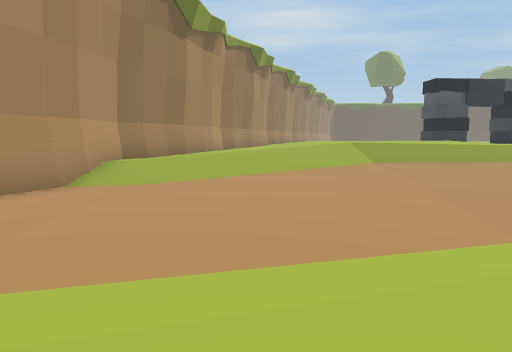
View 1 (above)

22 first-person views from a walk through a 3-D level made in the Unity game engine. The camera is 1.4 m above the floor, tilts 6° down and sees 70° across. The floor is counted in squares, 2 m on a side. Each view is taken from the middle of a square. On the plan, view 1 faces up. The plan holds only what a view shows up to about 11 squares ahead; the rest is blank. The place goes on beyond the plan. The player is left out.

View 2
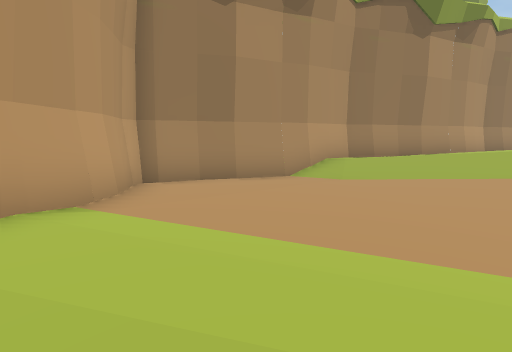

View 3
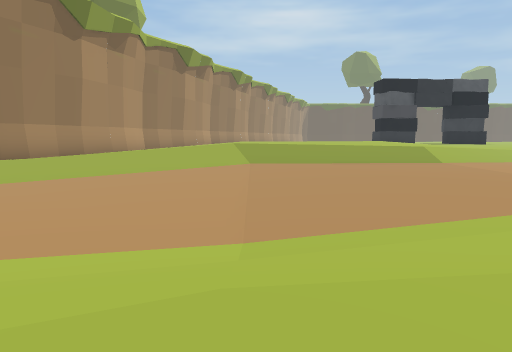

View 4
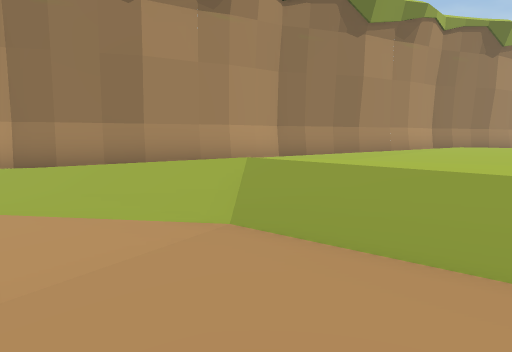

View 5
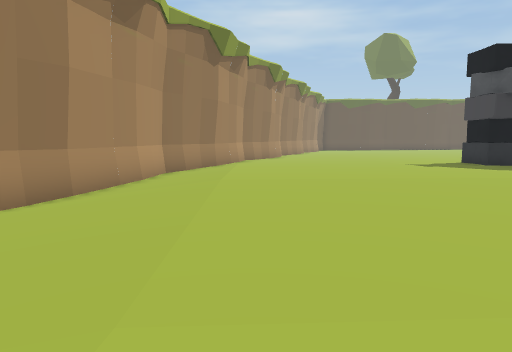

View 6
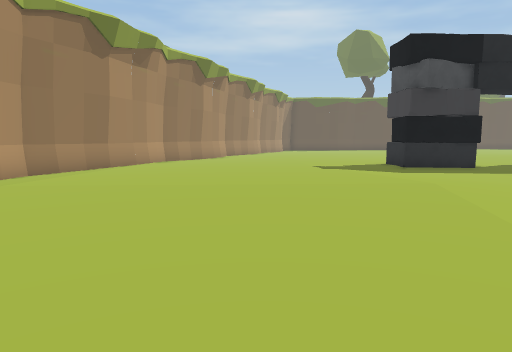

View 7
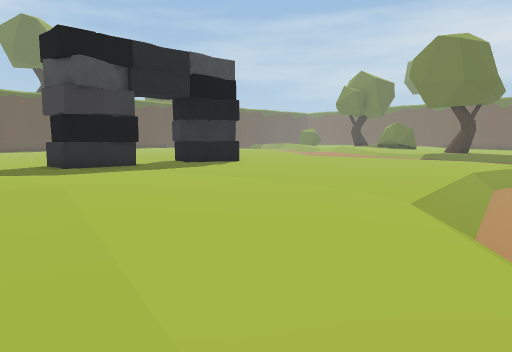

View 8
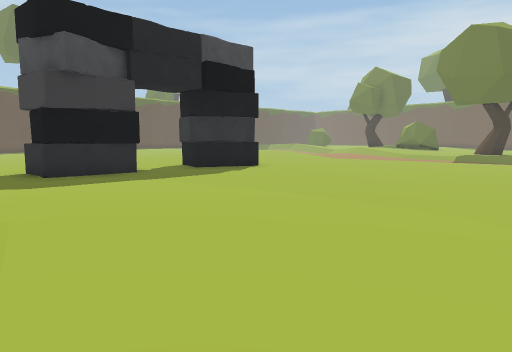

View 9
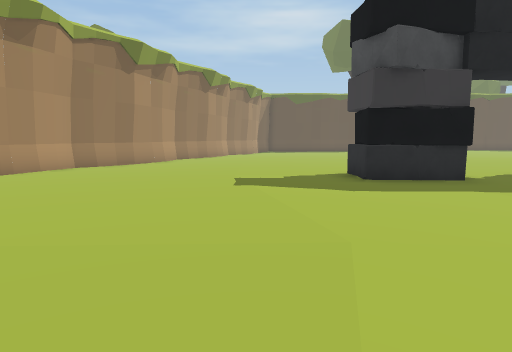

View 10
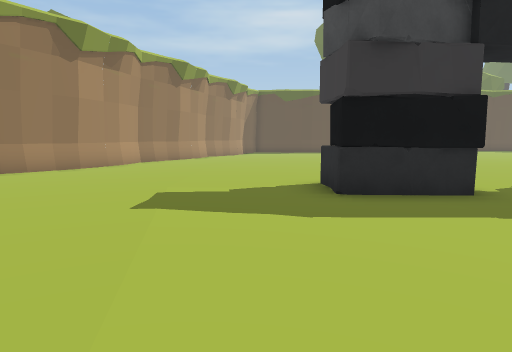

View 11
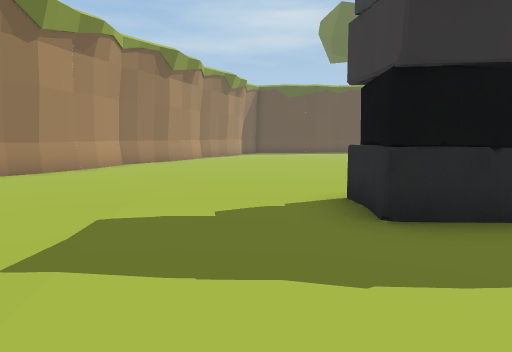

View 12
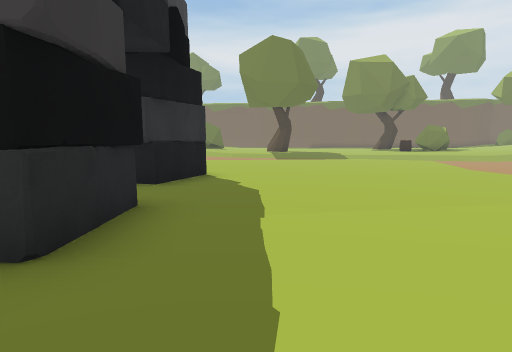

View 13
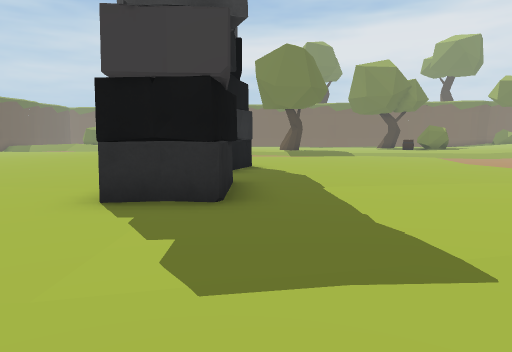

View 14
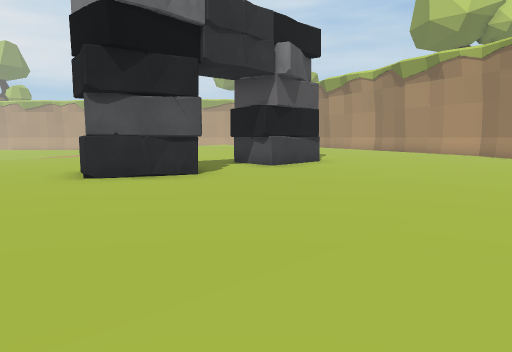

View 15
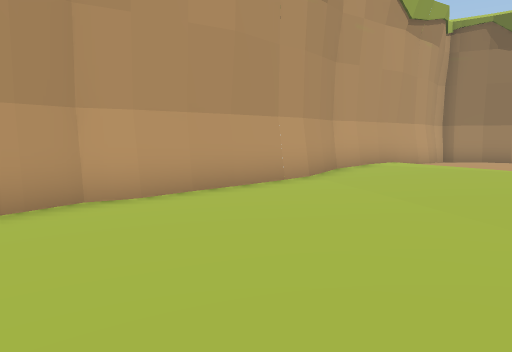

View 16
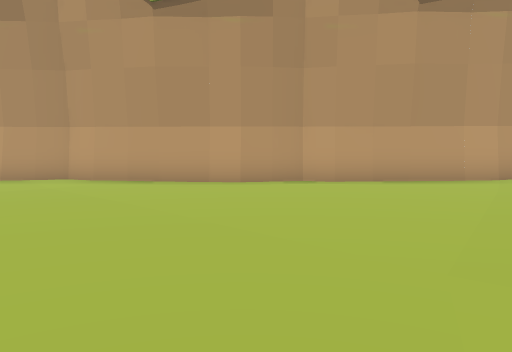

View 17
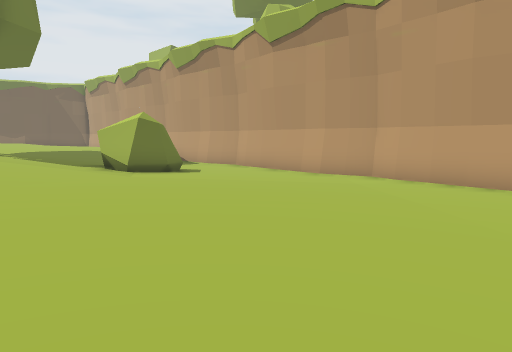

View 18
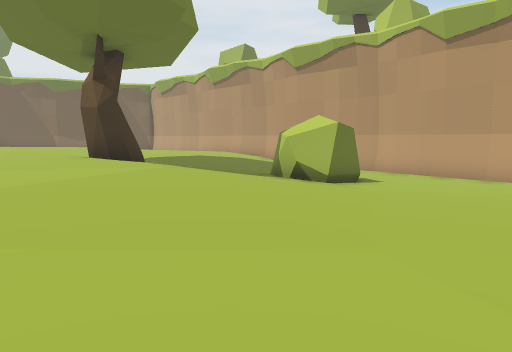

View 19
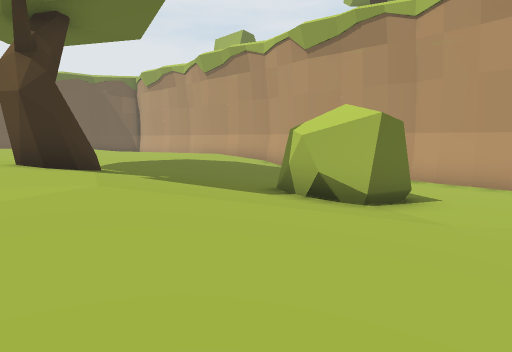

View 20
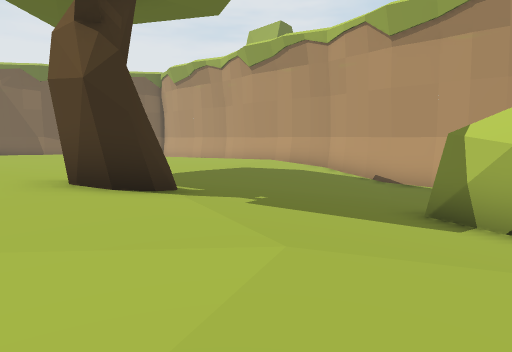

View 21
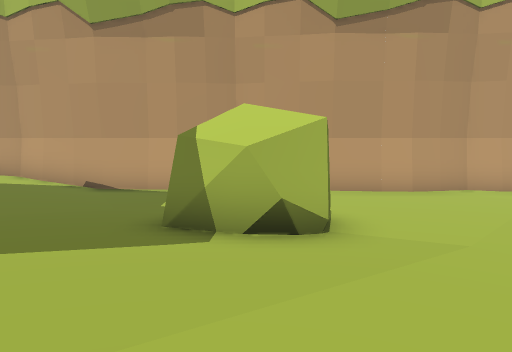

View 22
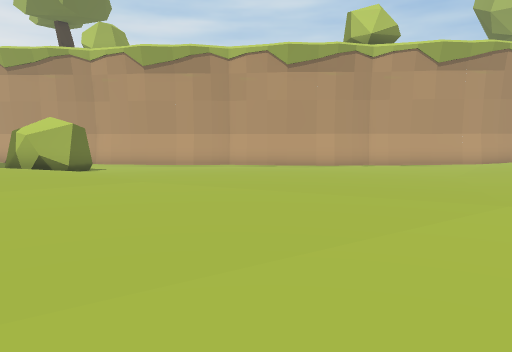

### Floor plan
Key: @ floor where view 1 was taken; # wall or solid block; . main floor; : floor 0.25 m higher than the main floor; - floor 0.25 m lower than the main floor; _ floor 0.5 m lower than the main floor; < floor 0.75 m lower than the main floor; ( floor 1 m lower than the main floor; ! floor 1.25 m lower than the main floor; ? floor 1.5 m lower than the main floor; / step, stairs or slope.
Columns run from 5 left of view 1 to 19 right of it. Each row starts with its distance up from view 1.
 29          #-------    -...
 28         ##---.-------....
 27         #--....-----.....
 26        ##-.......---.....
 25        #...........-....
 24        #................
 23       ##............#...
 22       #.........##..##..
 21       #.....:............
 20      ##.::::::..........-
 19      #.::::::::.......---
 18      #.::::::::/....-----
 17     ##.:::::::://.-------
 16     #-//::::::://.-------
 15    ##//::::::::/..-------
 14    #//::::::::/...-----/-
 13    #/..::::::::..//////(/
 12    #/..::::::::.//(((
 11   ##-. /:::::://
 10   #--   ::::///<
  9  ##--///////__<
  8  #-///////____<
  7  #////////__<<
  6  #((!!/////<<
  5 ##((!!!/////<
  4 #((((!!?////
  3 #((((!!////
  2 ###((//////        ----
  1   #///____    ___------
  0   ##<@///////<____-----
 -1    ##(/(<<<<<<<___-----
 -2     ##(((((<<<<____---
 -3      ##((((((<<<___----
 -4       ##((((((<<<___---
 -5        ##!((((<<<<_/--..
 -6         ##!(((((<<<//....
 -7          ##!!((((<<//....
 -8           #!!!((((////...
 -9           ##!!!((((////..
-10            ##!!!!(##////:
-11             ##!!!!##////#
-12              ##!!!!/////
-13               ##! !!/////
-14                #! !!////-
-15                  #!/////-
-16                  ##////--
-17                   #////-.

Positions as (right, up) in squares from view 1, and headings:
1: (0, 0), facing up
2: (2, 0), facing up-left
3: (3, 0), facing up
4: (5, 7), facing up-left
5: (3, 10), facing up
6: (6, 11), facing up
7: (7, 11), facing up-right
8: (8, 13), facing up-right
9: (8, 14), facing up
10: (9, 16), facing up
11: (9, 18), facing up
12: (8, 20), facing right
13: (6, 21), facing right
14: (19, 29), facing down-left
15: (8, -3), facing left
16: (10, 0), facing down-left
17: (10, 0), facing down
18: (15, -1), facing down
19: (15, -4), facing down
20: (17, -6), facing down
21: (17, -7), facing down-left
22: (17, 2), facing down-left
